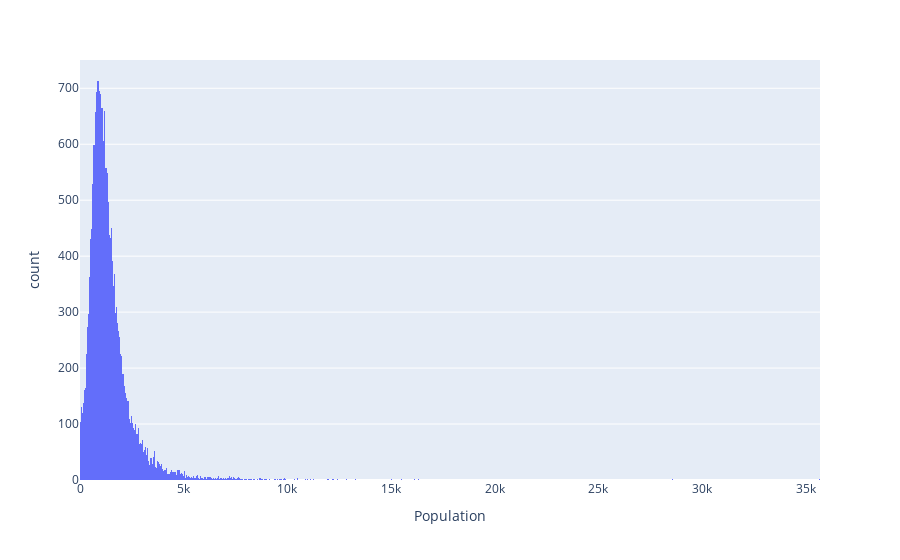

The code cell stored with this chart in its notebook:
### Code cell
# Population variable plot
px.histogram(data, x = "Population")

### Figure 1 — Plotly figure (JSON) as saved in the notebook; plotly's stock layout.template omitted (floating-point values rounded to 4 significant figures; data arrays with more than 128 entries replaced by an {"elided": "..."} marker saying what was removed)
{"data": [{"alignmentgroup": "True", "bingroup": "x", "hovertemplate": "Population=%{x}<br>count=%{y}<extra></extra>", "legendgroup": "", "marker": {"color": "#636efa", "pattern": {"shape": ""}}, "name": "", "offsetgroup": "", "orientation": "v", "showlegend": false, "type": "histogram", "x": {"elided": "20640 int values"}, "xaxis": "x", "yaxis": "y"}], "layout": {"barmode": "relative", "legend": {"tracegroupgap": 0}, "margin": {"t": 60}, "xaxis": {"anchor": "y", "domain": [0, 1], "title": {"text": "Population"}}, "yaxis": {"anchor": "x", "domain": [0, 1], "title": {"text": "count"}}}}
